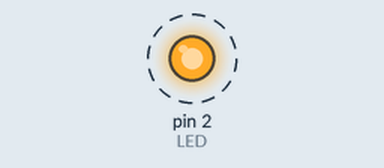
Recording of a sketch running on a simulated Arduino Uno, built with avr-gcc and run on an emulated ATmega328P. Parts: output pins drawn as LEDs (lit = HIGH). Dashed ring = blinking. What the sketch prints to the serial monitor is not drawn.

Above: at 0.6 s.
Timing chart, 0 to 3.0 s (numbered marks = the images above):
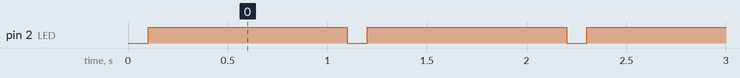

Measured:
- by itself, pin 2 (LED): alternates HIGH for 1.0 s and LOW for 0.10 s

The sketch:

hello01.ino
```cpp
int LED = 2;

void setup() {
  // put your setup code here, to run once:

   //Initialize serial and wait for port to open:
  Serial.begin(115200);
  while (!Serial) {
    ; // wait for serial port to connect. Needed for native USB port only
  }
  Serial.println("hello ini varrat");
  pinMode(LED,OUTPUT);
}

void loop() {
  // put your main code here, to run repeatedly:
  Serial.println("ini di dalam loop");
  delay(100);
  digitalWrite(LED, HIGH);   // turn the LED on (HIGH is the voltage level)
  delay(1000);
  digitalWrite(LED, LOW);   // turn the LED on (HIGH is the voltage level)

}
```
